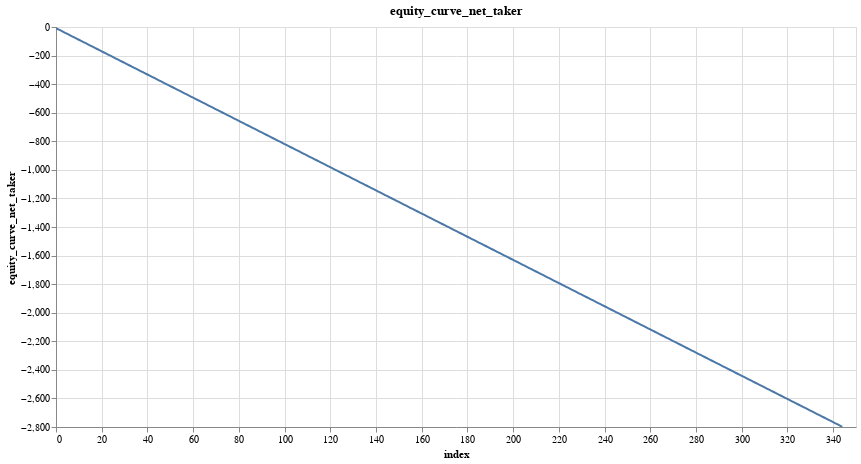

The notebook cell saved with this chart:
### Code cell
research.plot_column(model_trades, 'equity_curve_net_taker')

### Figure 1 — Vega specification as saved in the notebook (floating-point values rounded to 4 significant figures; data arrays with more than 128 entries replaced by an {"elided": "..."} marker saying what was removed)
{"$schema": "https://vega.github.io/schema/vega/v5.json", "data": [{"name": "param_11_store"}, {"name": "source_0", "values": {"elided": "345 records"}}, {"name": "source_0_x_domain_index", "values": [{"min": 0, "max": 344}]}, {"name": "source_0_y_domain_equity_curve_net_taker", "values": [{"min": -2798.0, "max": -8.109}]}], "signals": [{"name": "unit", "value": {}, "on": [{"events": "pointermove", "update": "isTuple(group()) ? group() : unit"}]}, {"name": "param_11", "update": "vlSelectionResolve(\"param_11_store\", \"union\")"}, {"name": "param_11_index", "on": [{"events": [{"source": "view", "type": "dblclick"}], "update": "null"}, {"events": {"signal": "param_11_translate_delta"}, "update": "panLinear(param_11_translate_anchor.extent_x, -param_11_translate_delta.x / width)"}, {"events": {"signal": "param_11_zoom_delta"}, "update": "zoomLinear(domain(\"x\"), param_11_zoom_anchor.x, param_11_zoom_delta)"}]}, {"name": "param_11_equity_curve_net_taker", "on": [{"events": [{"source": "view", "type": "dblclick"}], "update": "null"}, {"events": {"signal": "param_11_translate_delta"}, "update": "panLinear(param_11_translate_anchor.extent_y, param_11_translate_delta.y / height)"}, {"events": {"signal": "param_11_zoom_delta"}, "update": "zoomLinear(domain(\"y\"), param_11_zoom_anchor.y, param_11_zoom_delta)"}]}, {"name": "param_11_tuple", "on": [{"events": [{"signal": "param_11_index || param_11_equity_curve_net_taker"}], "update": "param_11_index && param_11_equity_curve_net_taker ? {unit: \"\", fields: param_11_tuple_fields, values: [param_11_index,param_11_equity_curve_net_taker]} : null"}]}, {"name": "param_11_tuple_fields", "value": [{"field": "index", "channel": "x", "type": "R"}, {"field": "equity_curve_net_taker", "channel": "y", "type": "R"}]}, {"name": "param_11_translate_anchor", "value": {}, "on": [{"events": [{"source": "scope", "type": "pointerdown"}], "update": "{x: x(unit), y: y(unit), extent_x: domain(\"x\"), extent_y: domain(\"y\")}"}]}, {"name": "param_11_translate_delta", "value": {}, "on": [{"events": [{"source": "window", "between": [{"source": "scope", "type": "pointerdown"}, {"source": "window", "type": "pointerup"}], "type": "pointermove", "consume": true}], "update": "{x: param_11_translate_anchor.x - x(unit), y: param_11_translate_anchor.y - y(unit)}"}]}, {"name": "param_11_zoom_anchor", "on": [{"events": [{"source": "scope", "type": "wheel", "consume": true}], "update": "{x: invert(\"x\", x(unit)), y: invert(\"y\", y(unit))}"}]}, {"name": "param_11_zoom_delta", "on": [{"events": [{"source": "scope", "type": "wheel", "consume": true}], "update": "pow(1.001, event.deltaY * pow(16, event.deltaMode))", "force": true}]}, {"name": "param_11_modify", "on": [{"events": {"signal": "param_11_tuple"}, "update": "modify(\"param_11_store\", param_11_tuple, true)"}]}], "marks": [{"type": "line", "name": "marks", "from": {"data": "source_0"}, "sort": {"field": "x"}, "encode": {"update": {"y": {"field": "equity_curve_net_taker", "scale": "y"}, "defined": {"signal": "isValid(datum[\"index\"]) && isFinite(+datum[\"index\"]) && isValid(datum[\"equity_curve_net_taker\"]) && isFinite(+datum[\"equity_curve_net_taker\"])"}, "stroke": {"value": "#4c78a8"}, "tooltip": {"signal": "{\"index\": format(datum[\"index\"], \"\"), \"equity_curve_net_taker\": format(datum[\"equity_curve_net_taker\"], \"\")}"}, "x": {"field": "index", "scale": "x"}}}, "style": ["line"], "interactive": true, "clip": true}], "scales": [{"name": "x", "type": "linear", "domain": [{"signal": "(data(\"source_0_x_domain_index\")[0] || {}).min"}, {"signal": "(data(\"source_0_x_domain_index\")[0] || {}).max"}], "range": [0, {"signal": "width"}], "zero": false, "nice": true, "domainRaw": {"signal": "param_11[\"index\"]"}}, {"name": "y", "type": "linear", "domain": [{"signal": "(data(\"source_0_y_domain_equity_curve_net_taker\")[0] || {}).min"}, {"signal": "(data(\"source_0_y_domain_equity_curve_net_taker\")[0] || {}).max"}], "range": [{"signal": "height"}, 0], "domainRaw": {"signal": "param_11[\"equity_curve_net_taker\"]"}, "zero": true, "nice": true}], "axes": [{"scale": "x", "maxExtent": 0, "aria": false, "minExtent": 0, "ticks": false, "labels": false, "zindex": 0, "orient": "bottom", "tickCount": {"signal": "ceil(width/40)"}, "domain": false, "gridScale": "y", "grid": true}, {"scale": "y", "maxExtent": 0, "minExtent": 0, "orient": "left", "gridScale": "x", "aria": false, "grid": true, "domain": false, "zindex": 0, "tickCount": {"signal": "ceil(height/40)"}, "labels": false, "ticks": false}, {"scale": "x", "zindex": 0, "labelFlush": true, "tickCount": {"signal": "ceil(width/40)"}, "title": "index", "labelOverlap": true, "grid": false, "orient": "bottom"}, {"scale": "y", "orient": "left", "title": "equity_curve_net_taker", "tickCount": {"signal": "ceil(height/40)"}, "grid": false, "labelOverlap": true, "zindex": 0}], "title": {"text": "equity_curve_net_taker", "frame": "group"}, "padding": 5, "style": "cell", "height": 400, "background": "white", "width": 800}
